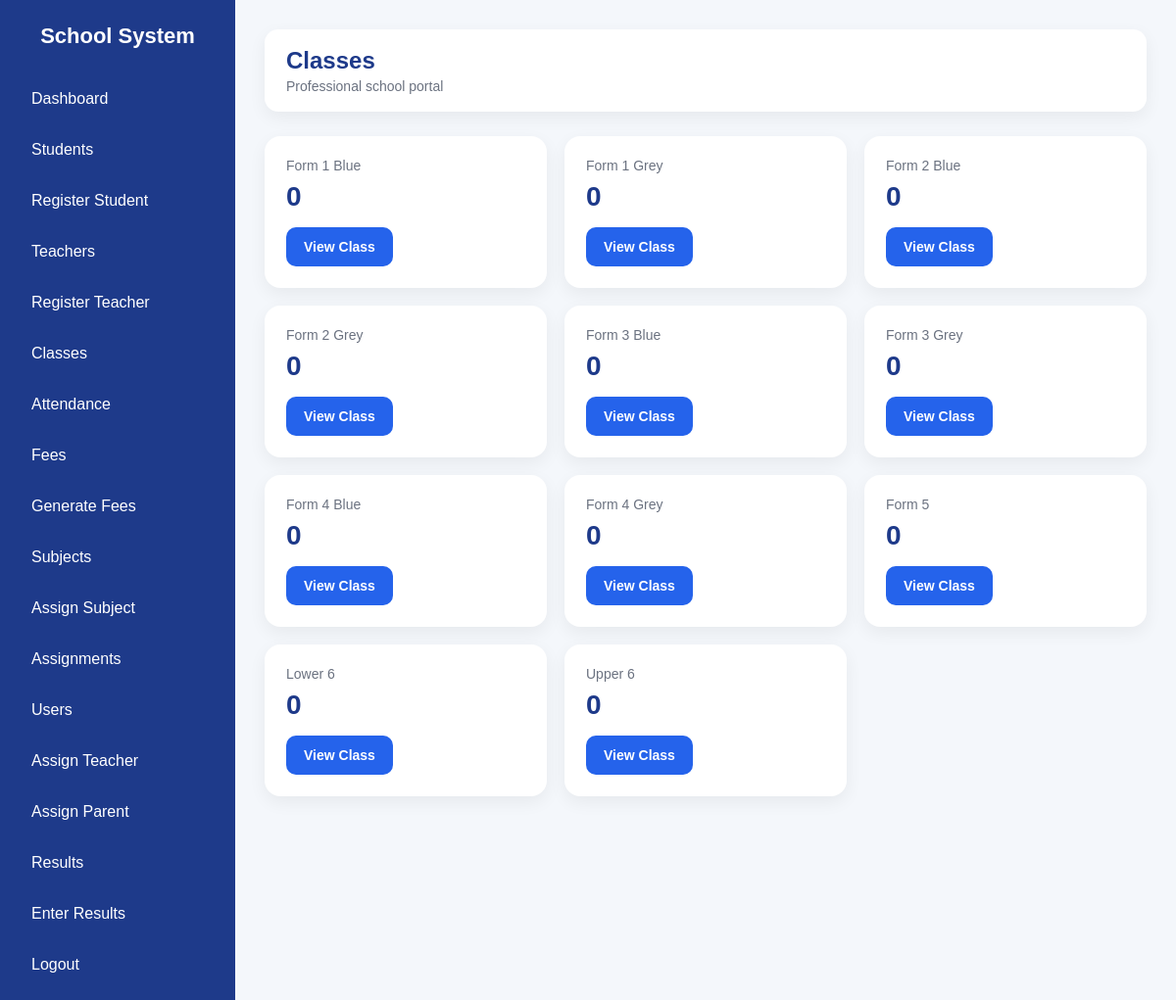
Page /classes (signed in) on the committed database.
### tables this page shows
CREATE TABLE classes (
    id INTEGER PRIMARY KEY AUTOINCREMENT,
    class_name TEXT UNIQUE NOT NULL
);

### app.py (the view, shortened to what this page needs)
@app.route("/classes")
@login_required
@roles_required("director", "admin", "teacher")
def classes():
    conn = get_db()
    cursor = conn.cursor()
    if session["role"] in ["director", "admin"]:
        class_records = cursor.execute("""
            SELECT
                c.class_name,
                COUNT(s.id) as total_students
            FROM classes c
            LEFT JOIN students s ON c.class_name = s.class_name
            GROUP BY c.class_name
            ORDER BY c.class_name ASC
        """).fetchall()
    conn.close()
    return render_template("classes.html", class_records=class_records)

### app.py (called while the page is built)
def get_db():
    conn = sqlite3.connect("school.db")
    conn.row_factory = sqlite3.Row
    return conn

def login_required(f):
    @wraps(f)
    def decorated_function(*args, **kwargs):
        if "user_id" not in session:
            flash("Please log in first.", "success")
            return redirect(url_for("login"))
        return f(*args, **kwargs)
    return decorated_function

def roles_required(*allowed_roles):
    def decorator(f):
        @wraps(f)
        def decorated_function(*args, **kwargs):
            if "role" not in session:
                flash("Please log in first.", "success")
                return redirect(url_for("login"))
            if session["role"] not in allowed_roles:
                flash("You do not have permission to view that page.", "success")
                return redirect(url_for("dashboard"))
            return f(*args, **kwargs)
        return decorated_function
    return decorator

### templates/classes.html (shortened to what this page needs)
{% extends "base.html" %}
{% block page_title %}Classes{% endblock %}
{% block content %}
<div class="stats">
    {% for class_item in class_records %}
    <div class="stat-card">
        <div class="stat-label">{{ class_item.class_name }}</div>
        <div class="stat-value">{{ class_item.total_students }}</div>
        <div style="margin-top:15px;">
            <a href="/class/{{ class_item.class_name }}" class="btn">View Class</a>
        </div>
    </div>
    {% endfor %}
</div>
{% endblock %}

### templates/base.html (style rules this page uses)
* { box-sizing: border-box; }
body { margin: 0; font-family: Arial, sans-serif; background: #f4f7fb; color: #1f2937; }
.btn { display: inline-block; background: #2563eb; color: white; text-decoration: none; padding: 12px 18px; border-radius: 10px; border: none; cursor: pointer; font-size: 14px; font-weight: bold; }
.stats { display: grid; grid-template-columns: repeat(auto-fit, minmax(220px, 1fr)); gap: 18px; margin-bottom: 24px; }
.stat-card { background: white; border-radius: 16px; box-shadow: 0 6px 18px rgba(0,0,0,0.06); padding: 22px; }
.stat-label { color: #6b7280; font-size: 14px; margin-bottom: 8px; }
.stat-value { font-size: 28px; font-weight: bold; color: #1e3a8a; }

### rows in the picture
classes: class_name "Form 1 Blue", total_students "0"
classes: class_name "Form 1 Grey", total_students "0"
classes: class_name "Form 2 Blue", total_students "0"
classes: class_name "Form 2 Grey", total_students "0"
classes: class_name "Form 3 Blue", total_students "0"
classes: class_name "Form 3 Grey", total_students "0"
classes: class_name "Form 4 Blue", total_students "0"
classes: class_name "Form 4 Grey", total_students "0"
classes: class_name "Form 5", total_students "0"
classes: class_name "Lower 6", total_students "0"
classes: class_name "Upper 6", total_students "0"
